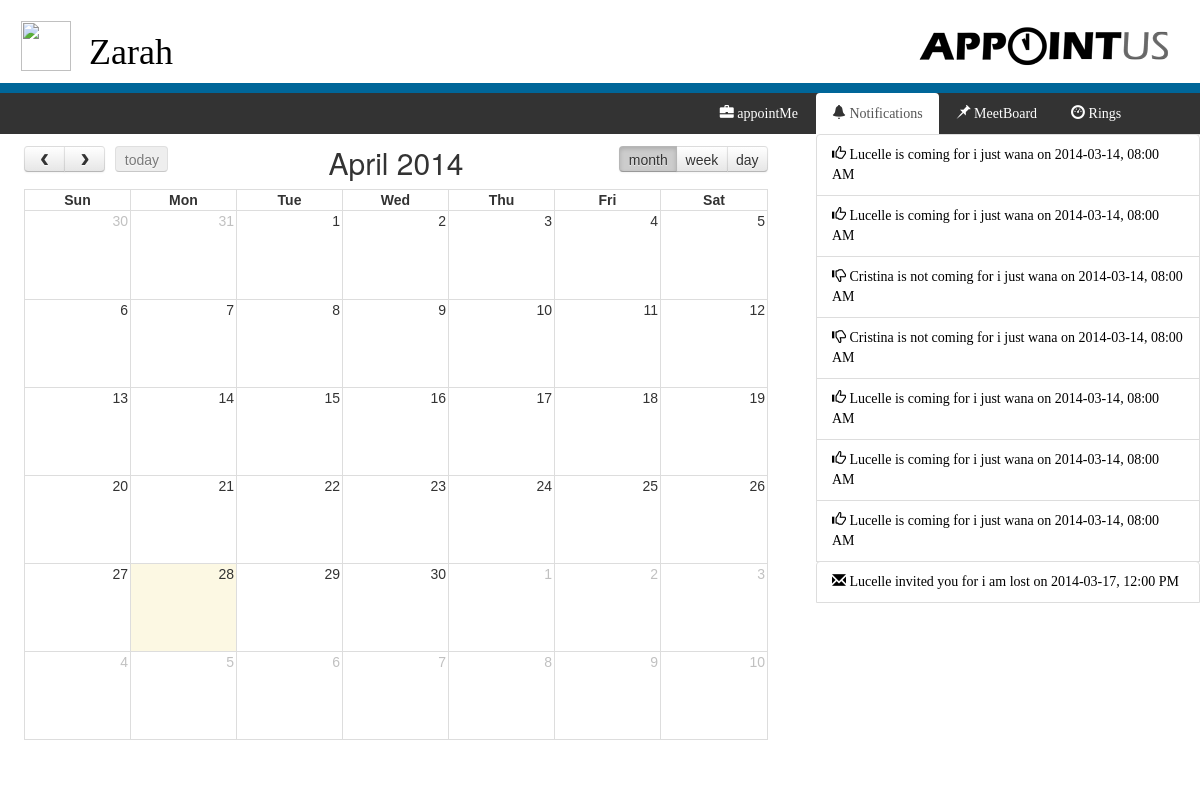
The page /profile.php (signed in) on the database its author committed.
### tables this page shows
CREATE TABLE IF NOT EXISTS `notify` (
  `Count_ID` int(11) NOT NULL AUTO_INCREMENT,
  `N_ID` int(11) NOT NULL,
  `User_id` int(11) NOT NULL,
  `Response` varchar(255) NOT NULL,
  `HasResponded` varchar(255) NOT NULL,
  PRIMARY KEY (`Count_ID`)
);

CREATE TABLE IF NOT EXISTS `user` (
  `User_id` int(11) NOT NULL AUTO_INCREMENT,
  `Username` varchar(50) NOT NULL,
  `Password` varchar(50) NOT NULL,
  `Email` varchar(255) NOT NULL,
  `Firstname` varchar(255) NOT NULL,
  `Lastname` varchar(255) NOT NULL,
  `contact_number` varchar(50) NOT NULL,
  `Profile_picture` varchar(255) NOT NULL,
  PRIMARY KEY (`User_id`)
);

CREATE TABLE IF NOT EXISTS `meeting` (
  `M_ID` int(11) NOT NULL AUTO_INCREMENT,
  `Title` varchar(255) NOT NULL,
  `Venue` varchar(255) NOT NULL,
  `Description` varchar(255) NOT NULL,
  `Duration` int(11) NOT NULL,
  `Datetime` datetime NOT NULL,
  `User_id` int(11) NOT NULL,
  `IsAddedToCalendar` varchar(10) NOT NULL DEFAULT 'NO',
  PRIMARY KEY (`M_ID`)
);

### profile.php (the view, shortened to what this page needs)
<!DOCTYPE html>
<html>
<?php
    include ("dbconfig.php");
    function getDateAlone($datetime) {
    	if ($datetime) {
	    	list($date,$time) = explode(" ", $datetime);
	    	return $date;
    	} else {
    		echo 'empty datetime';
    	}
    }
    function getStandardTime($datetime) {
    	if ($datetime) {
    		list($date,$milTime) = explode(" ", $datetime);
    		$stanTime = date('h:i A', strtotime($milTime));
    		return $stanTime;
    	} else {
    		echo 'empty datetime';
    	}
    }
?>
<head>
	<link href="css/bootstrap.min.css" rel="stylesheet" media="screen">
	<link rel="stylesheet" type="text/css" href="css/profile.css">
	<link href="fullcalendar/fullcalendar.css" rel="stylesheet">
</head>
<body>
	<div id = "wrapper">
		<div id = "header">
			<img id = "logo" src="img/appointus-final-logo.png"/>
			<div id = "account-greeting">
				<img src="<?php echo 'img/' . $_SESSION['pp']; ?>" maxwidth= "100px" id="profile-picture">
				<div class="dropdown" id = "settings">
						<a data-toggle="dropdown" href="#"> <h1 id = "profile-name"><?php echo $_SESSION['username']; ?></h1> </a>
					</div>
			</div>
		</div>
		<div id = "divider">
		</div>
		<div id = "content-container">
			<div id = "left-content-container">
				<div id = "">
					<div id="content">
					<ul id="tabs" class="nav nav-tabs nav-block pull-right" data-tabs="tabs" >
			        <li><a href="meeting.php">
			        	<i class="glyphicon glyphicon-briefcase white"></i> appointMe</a></li>
			    	</ul>
					</div>
				</div>
				<div id = "calendar" style="padding: 1% 4% 10% 2%;">
				</div>
			</div>
			<div id = "right-content-container">
				<div id="content"style="height:100%;">
			    <ul id="tabs" class="nav nav-tabs" data-tabs="tabs" style="position:fixed;width:100%;background-color:#333333;color:white;">
			        <li  class="active"><a href="#ntf" data-toggle="tab">
			        	<i class="glyphicon glyphicon-bell white"></i> Notifications</a></li>
			        <li><a href="#up" data-toggle="tab">
			        	<i class="glyphicon glyphicon-pushpin white"></i> MeetBoard</a></li>
			   		 <li><a href="#mb" data-toggle="tab">
			        	<i class="glyphicon glyphicon-dashboard white"></i> Rings</a></li>
			       </ul>
		    <div id="my-tab-content" class="tab-content" style="overflow:auto;">
		    	<br><br>
		        <div class="tab-pane active" id="ntf" >
		        	<div style="position:fixed;overflow:auto;height:540px;">
		        	<div class="list-group" >
		        	<?php
					    $query = mysqli_query($con,"SELECT * from notify WHERE User_id = '$_SESSION[user_id]' ORDER BY Count_ID DESC");
					    while ($result = mysqli_fetch_array($query)) {
						    $query2 = mysqli_query($con,"SELECT * from notification WHERE N_ID = '$result[N_ID]'");
						    $result2 = mysqli_fetch_array($query2);
						    $query3 = mysqli_query($con,"SELECT * from user WHERE User_id = '$result2[User_id]'");
						    $result3 = mysqli_fetch_array($query3);
						    if ($result2['Event'] == "meeting") {
						    	$query4 = mysqli_query($con,"SELECT * from meeting WHERE M_ID = '$result2[Event_ID]'");
						    	$result4 = mysqli_fetch_array($query4);
						    	echo '
						    	<div class="dropdown">';
						    	if ($result['HasResponded'] == "NO") {
						    		echo '<a data-toggle="dropdown" href="#" class="list-group-item" style="background-color:lightblue;">';
						    	} else {
						    		echo '<a data-toggle="dropdown" href="#" class="list-group-item">';
						    	}
						    	echo '
						    	<i class="glyphicon glyphicon-envelope"></i>
								'.$result3['Username'].' invited you for '.$result4['Title'].' on '.getDateAlone($result4['Datetime']).', '.getStandardTime($result4['Datetime']).'</a>
								<ul class="dropdown-menu details" role="menu" id = "dropmenu" style="width:300px;border:1px solid gray;">';
							    echo'</ul></div>';
						    } else if ($result2['Event'] == "response") {
						    	$query4 = mysqli_query($con,"SELECT * from notification WHERE N_ID = '$result2[Event_ID]'");
						    	$result4 = mysqli_fetch_array($query4);
						    	$query5 = mysqli_query($con,"SELECT * from meeting WHERE M_ID = '$result4[Event_ID]'");
						    	$result5 = mysqli_fetch_array($query5);
						    	$query6 = mysqli_query($con,"SELECT * from notify WHERE N_ID = '$result2[Event_ID]' AND User_id = '$result2[User_id]'");
						    	$result6 = mysqli_fetch_array($query6);
							    $query7 = mysqli_query($con,"SELECT * from user WHERE User_id = '$result6[User_id]'");
							    $result7 = mysqli_fetch_array($query7);
								if ($result6['HasResponded'] == "YES") {
									echo '<a href="#" class="list-group-item">';
									if ($result6['Response'] == "ACCEPT") {
										echo '<i class="glyphicon glyphicon-thumbs-up"></i> '.$result7['Username'].' is coming for '.$result5['Title'].' on '.getDateAlone($result5['Datetime']).', '.getStandardTime($result5['Datetime']);
									} else {
										echo '<i class="glyphicon glyphicon-thumbs-down"></i> '.$result7['Username'].' is not coming for '.$result5['Title'].' on '.getDateAlone($result5['Datetime']).', '.getStandardTime($result5['Datetime']);
									}
								echo '</a>';
							    }
						    } else if ($result2['Event'] == "membership"){
						    	$query4 = mysqli_query($con,"SELECT * from ring WHERE R_ID = '$result2[Event_ID]'");
						    	$ring = mysqli_fetch_array($query4);
						    	$query5 = mysqli_query($con,"SELECT * from user WHERE User_id = '$ring[User_id]'");
						    	$user = mysqli_fetch_array($query5);
						    	echo '<a href="#" class="list-group-item">';
						    	echo '<i class="glyphicon glyphicon-thumbs-up"></i> '.$user['Username'].' added you to the ring '.$ring['Ringname'].'.';
						    	echo '</a>';
						    } else {
						    	echo 'unidentified event';
						    }
						}
		        	?>
		        	</div>
		        </div>
		        </div>
		</div>
		</div>
			</div>
	</div>
</body>
</html>

### css/profile.css (style rules this page uses)
* { margin: auto 0; padding: 0px; background-size: 100%; }
#header { min-width:100%; min-height:5%; position:relative; margin:5px; }
#logo { position: relative; top: 10px; float:right; }
#account-greeting { padding:8px; font-family: "Century Gothic"; max-height:40px; min-width: 70%; top: 50px; }
#profile-picture { float:left; position:relative; margin:8px; height: 50px; width: 50px; }
#profile-name { padding-left: 10px; float:left; position:relative; font-family:"Century Gothic"; }
#divider { background-color: #006699; min-width:100%; min-height:10px; clear:both; }
#content-container { width:100%; float:left; font-family: "Century Gothic", "Lucida Grande",Helvetica,Arial,Verdana,sans-serif; height: 84%; position: fixed; }
#left-content-container { float:left; width: 68%; height: 100%; position: relative; background-color: #333333; }
#calendar { width:68%; height: 100%; margin-top: 41px; padding-top: 20px; padding-left: 10px; padding-right: 10px; padding-bottom: 30px; background-color: #ffffff; position: fixed; font-family: "Lucida Grande",Helvetica,Arial,Verdana,sans-serif; clear:both; overflow: auto; }
#right-content-container { background-color:white; width:32%; height:100%; margin-right: 0px; position: relative; overflow: auto; text-align: center; }
.white { color:white; }
.tab-pane { border-top:1px solid #d3d3d3; text-align: left; }
a:link { text-decoration:none; font-family: "Century Gothic", "Lucid Grande"; color: #000000; }
#settings { margin-left: 0px; position: relative; margin-top: 10px; height: 200px; width: 150px; text-align: left; display: inline; margin: 0; padding: 15px 4px 17px 0; list-style: none; }

### fullcalendar/fullcalendar.css (style rules this page uses)
.fc { direction: ltr; text-align: left; }
html .fc, .fc table { font-size: 1em; }

### rows shown on the page
notify: user.Username "Lucelle", meeting.Title "i just wana", meeting.Datetime "2014-03-14", meeting.Datetime "08:00 AM"
notify: user.Username "Lucelle", meeting.Title "i just wana", meeting.Datetime "2014-03-14", meeting.Datetime "08:00 AM"
notify: user.Username "Cristina", meeting.Title "i just wana", meeting.Datetime "2014-03-14", meeting.Datetime "08:00 AM"
notify: user.Username "Cristina", meeting.Title "i just wana", meeting.Datetime "2014-03-14", meeting.Datetime "08:00 AM"
notify: user.Username "Lucelle", meeting.Title "i just wana", meeting.Datetime "2014-03-14", meeting.Datetime "08:00 AM"
notify: user.Username "Lucelle", meeting.Title "i just wana", meeting.Datetime "2014-03-14", meeting.Datetime "08:00 AM"
notify: user.Username "Lucelle", meeting.Title "i just wana", meeting.Datetime "2014-03-14", meeting.Datetime "08:00 AM"
notify: user.Username "Lucelle", meeting.Title "i am lost", meeting.Datetime "2014-03-17", meeting.Datetime "12:00 PM"

### other values the page prints
$_SESSION['username'] "Zarah"
